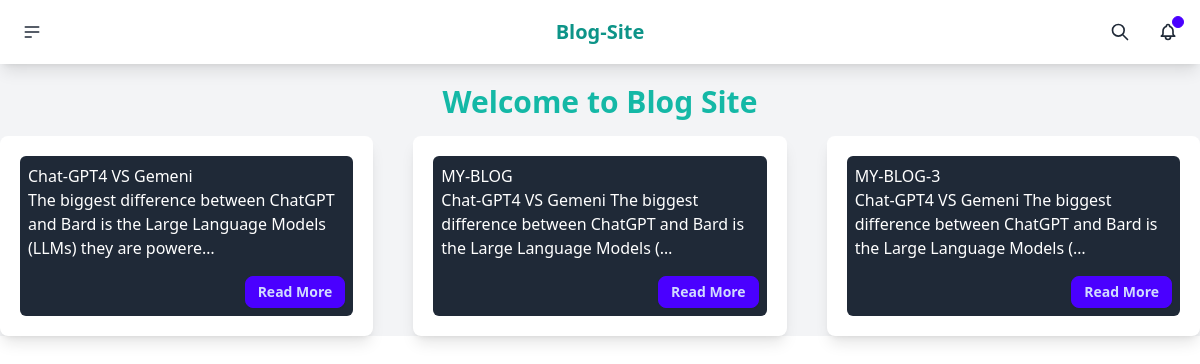
The app's page /index/ with its own data.
### Blog_app/models.py (models this page shows, shortened)
class Blog(models.Model):
    title=models.CharField(max_length=100)
    img=models.FileField(upload_to='blog_img')
    description=models.TextField()
    author=models.ForeignKey(User,on_delete=models.CASCADE)
    time_stamp=models.DateTimeField(auto_now_add=True)

### Blog_app/views.py (the view)
# urls.py: path('index/', views.index, name='index'),
def index(request):
    blog=Blog.objects.all().order_by('time_stamp')
    return render(request,'blog/index.html',{'blog':blog})

### templates/blog/index.html (shortened to what this page needs)
{% extends 'base.html' %}
{% block content %}
<div class="mt-4 text-center">
    <h1 class="text-3xl text-teal-500 font-extrabold">Welcome to Blog Site</h1>
</div>
<div class="max-w-7xl mx-auto grid lg:grid-cols-3 grid-cols-1 gap-10 mt-4">
    {% if blog %}
        {% for i in blog %}
                <div class="flex flex-col bg-white shadow-lg rounded-lg p-5">
                    <div class="flex-1 bg-gray-800 text-white p-2 rounded-md">
                        <h1>{{ i.title }}</h1>
                        <p>{{ i.description|truncatechars:100 }}</p>
                        <div class="mt-4 mb-auto text-end">
                            <a href="{%url 'blog_detail' i.id %}" class="btn btn-sm text-center btn-primary">Read More</a>
                        </div>
                    </div>
                </div>
        {% endfor %}
    {% else %}
        <h1>Sorry, No Blogs Available!!!</h1>
    {% endif %}
</div>
{% endblock %}

### templates/base.html (shortened to what this page needs)
<!DOCTYPE html>
<html lang="en">
<head>
    <link href="https://cdn.jsdelivr.net/npm/daisyui@4.11.0/dist/full.min.css" rel="stylesheet" type="text/css" />
    <script src="https://cdn.tailwindcss.com"></script>
</head>
<body class="bg-gray-100">
    <div class="navbar bg-white shadow-lg">
        <div class="navbar-start">
          <div class="dropdown">
            <div tabindex="0" role="button" class="btn btn-ghost btn-circle" aria-label="close">
              <svg xmlns="http://www.w3.org/2000/svg" class="h-5 w-5" fill="none" viewBox="0 0 24 24" stroke="currentColor"><path stroke-linecap="round" stroke-linejoin="round" stroke-width="2" d="M4 6h16M4 12h16M4 18h7" /></svg>
            </div>
          </div>
        </div>
        <div class="navbar-center">
          <a class="btn btn-ghost text-xl font-bold text-teal-600">Blog-Site</a>
        </div>
        <div class="navbar-end">
          <button class="btn btn-ghost btn-circle">
            <svg xmlns="http://www.w3.org/2000/svg" class="h-5 w-5" fill="none" viewBox="0 0 24 24" stroke="currentColor"><path stroke-linecap="round" stroke-linejoin="round" stroke-width="2" d="M21 21l-6-6m2-5a7 7 0 11-14 0 7 7 0 0114 0z" /></svg>
          </button>
          <button class="btn btn-ghost btn-circle">
            <div class="indicator">
              <span class="badge badge-xs badge-primary indicator-item"></span>
            </div>
          </button>
        </div>
      </div>
      <div class="mt-5">
        {%block content%}
        {%endblock%}
      </div>
</body>
</html>

### records on screen
Blog: title "Chat-GPT4 VS Gemeni", description "The biggest difference between ChatGPT and Bard is the Large Language Models (LLMs) they are powere…"
Blog: title "MY-BLOG", description "Chat-GPT4 VS Gemeni The biggest difference between ChatGPT and Bard is the Large Language Models (…"
Blog: title "MY-BLOG-3", description "Chat-GPT4 VS Gemeni The biggest difference between ChatGPT and Bard is the Large Language Models (…"
